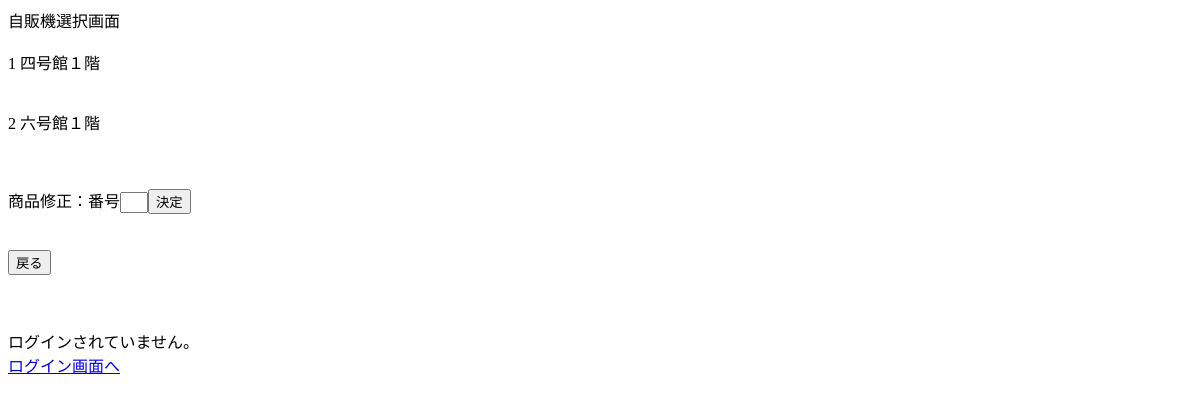
/kannri_index.php, run on an earlier commit of the app's database.
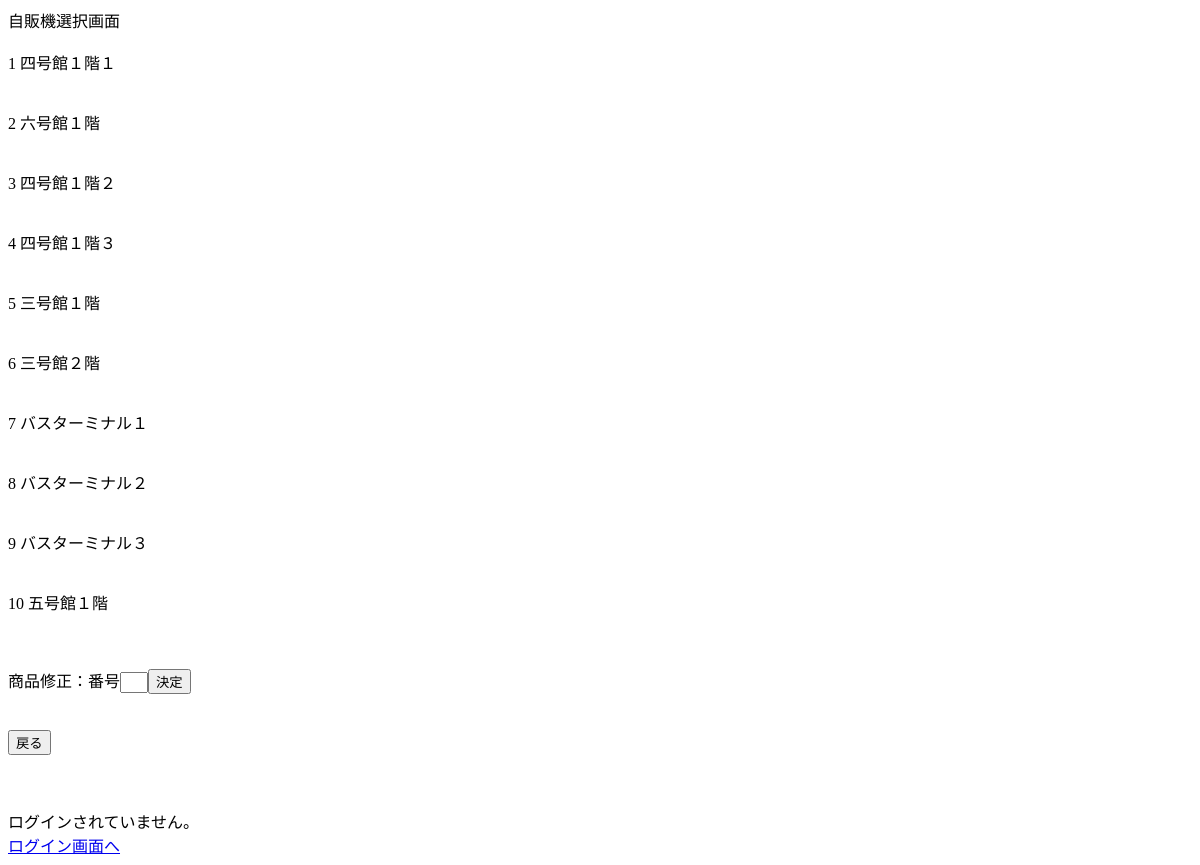
And on a later commit of the database.
### tables this page shows
CREATE TABLE `mst_vmachine` (
  `code_vmachine` int(11) NOT NULL AUTO_INCREMENT,
  `name_vmachine` varchar(10) NOT NULL,
  `image` varchar(30) NOT NULL,
  PRIMARY KEY (`code_vmachine`)
);

### htdocs/db.php (called while the page is built, shortened)
<?php
function h($var) {
  if (is_array($var)) {
    return array_map('h', $var);
  } else {
    return htmlspecialchars($var, ENT_QUOTES, 'UTF-8');
  }
}

### htdocs/kannri_index.php (the view, shortened to what this page needs)
<!DOCTYPE html>
<html>
	<head>
	</head>
	<body>
		<?php
			require'db.php';
			try
			{
				$db = new PDO($dsn, $dbUser, $dbPass);
				$db->setAttribute(PDO::ATTR_EMULATE_PREPARES, false);
				$db->setAttribute(PDO::ATTR_ERRMODE, PDO::ERRMODE_EXCEPTION);
				$sql='SELECT * FROM mst_vmachine';
				$prepare=$db->prepare($sql);
				$prepare->execute();
				print '自販機選択画面<br /><br />';
				while(true)
				{
					$rec=$prepare->fetch(PDO::FETCH_ASSOC);
					if($rec==false)
					{
						break;
					}
					print h($rec['code_vmachine']).' ';
					print h($rec['name_vmachine']).' ';
					print '<br /><br /><br />';
				}
				print '<br />';
				print '<form method="get" action="kannri_index2.php">';
				print '商品修正：番号';
				print '<input type="text" name="procode" style="width:20px">';
				print '<input type="submit" value="決定">';
				print '</form>';
			}
			catch (Exception $e)
			{
				echo 'エラーが発生しました。内容: ' . h($e->getMessage());
	 			exit();
			}
		?><br/><br/>
		<input type="button" onclick="history.back()" value="戻る"><br/><br/><br/><br/>
		<?php
	if(isset($_SESSION['login'])==false)
	{
		print 'ログインされていません。<br />';
		print '<a href="./kannri_login.html">ログイン画面へ</a>';
		exit();
	}
	else
	{
		print $_SESSION['login_name'];
		print 'さんログイン中<br />';
		print '<a href="kannri_logout.php">ログアウト</a><br />';
		print '<br />';
	}
?>

What changed in the data, as far as the page shows it:
changed mst_vmachine id 1: name_vmachine "四号館１階" → "四号館１階１"
added mst_vmachine: code_vmachine "3", name_vmachine "四号館１階２"
added mst_vmachine: code_vmachine "4", name_vmachine "四号館１階３"
added mst_vmachine: code_vmachine "5", name_vmachine "三号館１階"
added mst_vmachine: code_vmachine "6", name_vmachine "三号館２階"
added mst_vmachine: code_vmachine "7", name_vmachine "バスターミナル１"
added mst_vmachine: code_vmachine "8", name_vmachine "バスターミナル２"
added mst_vmachine: code_vmachine "9", name_vmachine "バスターミナル３"
added mst_vmachine: code_vmachine "10", name_vmachine "五号館１階"
